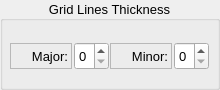
       <widget class="QGroupBox" name="groupYThickness">
        <property name="geometry">
         <rect>
          <x>242</x>
          <y>168</y>
          <width>220</width>
          <height>90</height>
         </rect>
        </property>
        <property name="sizePolicy">
         <sizepolicy hsizetype="Fixed" vsizetype="Fixed">
          <horstretch>0</horstretch>
          <verstretch>0</verstretch>
         </sizepolicy>
        </property>
        <property name="minimumSize">
         <size>
          <width>220</width>
          <height>90</height>
         </size>
        </property>
        <property name="maximumSize">
         <size>
          <width>220</width>
          <height>90</height>
         </size>
        </property>
        <property name="font">
         <font>
          <pointsize>10</pointsize>
         </font>
        </property>
        <property name="title">
         <string>Grid Lines Thickness</string>
        </property>
        <property name="alignment">
         <set>Qt::AlignCenter</set>
        </property>
        <widget class="QLabel" name="labelYMajorThickness">
         <property name="geometry">
          <rect>
           <x>10</x>
           <y>43</y>
           <width>62</width>
           <height>26</height>
          </rect>
         </property>
         <property name="sizePolicy">
          <sizepolicy hsizetype="Preferred" vsizetype="Fixed">
           <horstretch>0</horstretch>
           <verstretch>0</verstretch>
          </sizepolicy>
         </property>
         <property name="minimumSize">
          <size>
           <width>62</width>
           <height>26</height>
          </size>
         </property>
         <property name="maximumSize">
          <size>
           <width>62</width>
           <height>26</height>
          </size>
         </property>
         <property name="frameShape">
          <enum>QFrame::StyledPanel</enum>
         </property>
         <property name="frameShadow">
          <enum>QFrame::Sunken</enum>
         </property>
         <property name="text">
          <string>Major:</string>
         </property>
         <property name="alignment">
          <set>Qt::AlignRight|Qt::AlignTrailing|Qt::AlignVCenter</set>
         </property>
        </widget>
        <widget class="QSpinBox" name="spinYMajorThickness">
         <property name="geometry">
          <rect>
           <x>74</x>
           <y>42</y>
           <width>35</width>
           <height>28</height>
          </rect>
         </property>
         <property name="sizePolicy">
          <sizepolicy hsizetype="Fixed" vsizetype="Fixed">
           <horstretch>0</horstretch>
           <verstretch>0</verstretch>
          </sizepolicy>
         </property>
         <property name="minimumSize">
          <size>
           <width>35</width>
           <height>28</height>
          </size>
         </property>
         <property name="maximumSize">
          <size>
           <width>35</width>
           <height>28</height>
          </size>
         </property>
        </widget>
        <widget class="QLabel" name="labelYMinorThickness">
         <property name="geometry">
          <rect>
           <x>110</x>
           <y>43</y>
           <width>62</width>
           <height>26</height>
          </rect>
         </property>
         <property name="minimumSize">
          <size>
           <width>62</width>
           <height>26</height>
          </size>
         </property>
         <property name="maximumSize">
          <size>
           <width>62</width>
           <height>26</height>
          </size>
         </property>
         <property name="frameShape">
          <enum>QFrame::StyledPanel</enum>
         </property>
         <property name="frameShadow">
          <enum>QFrame::Sunken</enum>
         </property>
         <property name="text">
          <string>Minor:</string>
         </property>
         <property name="alignment">
          <set>Qt::AlignRight|Qt::AlignTrailing|Qt::AlignVCenter</set>
         </property>
        </widget>
        <widget class="QSpinBox" name="spinYMinorThickness">
         <property name="geometry">
          <rect>
           <x>174</x>
           <y>42</y>
           <width>35</width>
           <height>28</height>
          </rect>
         </property>
         <property name="sizePolicy">
          <sizepolicy hsizetype="Fixed" vsizetype="Fixed">
           <horstretch>0</horstretch>
           <verstretch>0</verstretch>
          </sizepolicy>
         </property>
         <property name="minimumSize">
          <size>
           <width>35</width>
           <height>28</height>
          </size>
         </property>
         <property name="maximumSize">
          <size>
           <width>35</width>
           <height>28</height>
          </size>
         </property>
        </widget>
       </widget>
